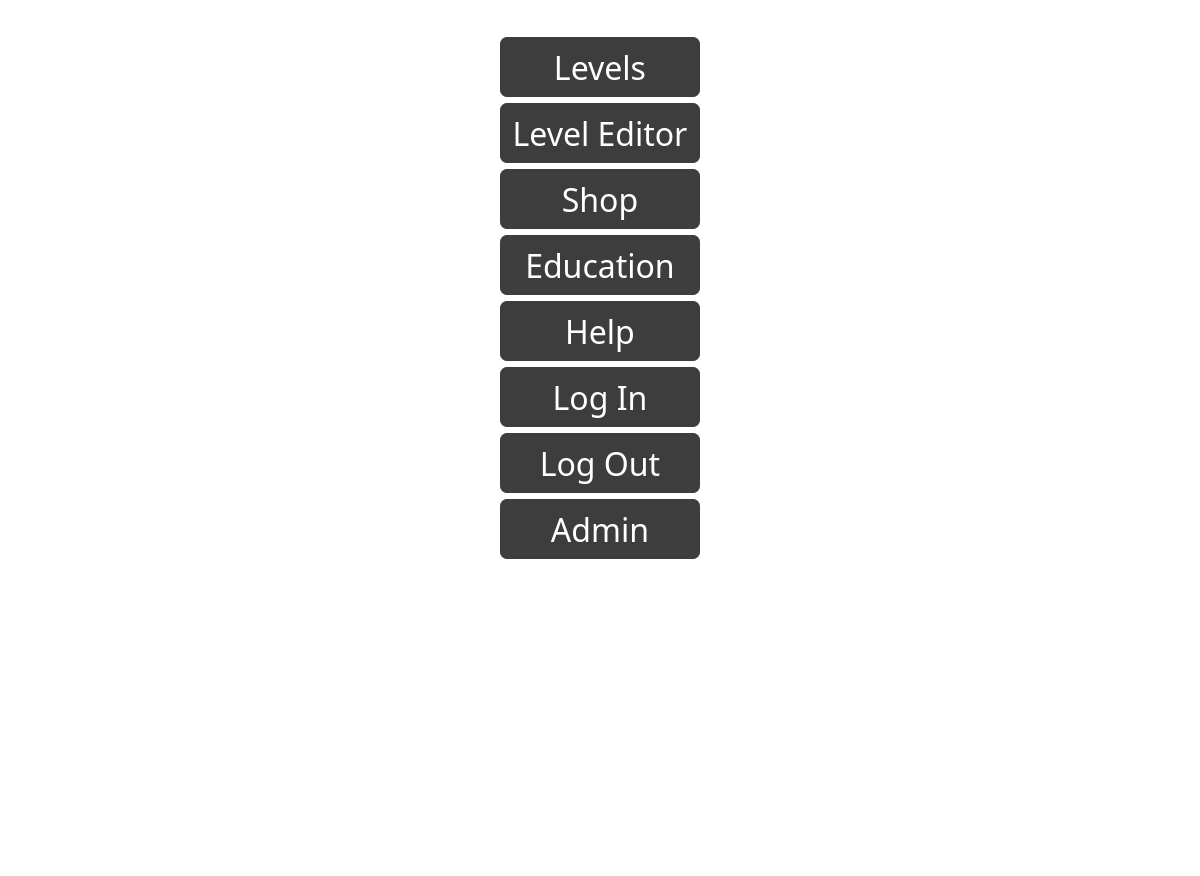
<?xml version="1.0" encoding="UTF-8"?>
<ui version="4.0">
 <class>GameMenuPage</class>
 <widget class="QWidget" name="GameMenuPage">
  <property name="geometry">
   <rect>
    <x>0</x>
    <y>0</y>
    <width>1200</width>
    <height>876</height>
   </rect>
  </property>
  <property name="windowTitle">
   <string>Form</string>
  </property>
  <property name="styleSheet">
   <string notr="true">QWidget{
background-color: white;
}</string>
  </property>
  <layout class="QGridLayout" name="gridLayout_2">
   <item row="0" column="0">
    <layout class="QGridLayout" name="gridLayout">
     <item row="9" column="1">
      <layout class="QHBoxLayout" name="horizontalLayout_5">
       <item>
        <widget class="QPushButton" name="helpButton">
         <property name="minimumSize">
          <size>
           <width>200</width>
           <height>60</height>
          </size>
         </property>
         <property name="maximumSize">
          <size>
           <width>250</width>
           <height>60</height>
          </size>
         </property>
         <property name="font">
          <font>
           <family>Menlo</family>
           <pointsize>24</pointsize>
          </font>
         </property>
         <property name="styleSheet">
          <string notr="true">QPushButton{
border-style:solid;
background-color:#3d3d3d;
color:#fff;
border-radius:7px;
}

QPushButton:hover{
border-style:solid;
border-width: 3px;
border-color:#2DEC6C;
border-radius:7px;
}</string>
         </property>
         <property name="text">
          <string>Help</string>
         </property>
        </widget>
       </item>
      </layout>
     </item>
     <item row="11" column="1">
      <layout class="QHBoxLayout" name="horizontalLayout_6">
       <item>
        <widget class="QPushButton" name="pushButtonLogIn">
         <property name="minimumSize">
          <size>
           <width>200</width>
           <height>60</height>
          </size>
         </property>
         <property name="maximumSize">
          <size>
           <width>250</width>
           <height>60</height>
          </size>
         </property>
         <property name="font">
          <font>
           <family>Menlo</family>
           <pointsize>24</pointsize>
          </font>
         </property>
         <property name="styleSheet">
          <string notr="true">QPushButton{
border-style:solid;
background-color:#3d3d3d;
color:#fff;
border-radius:7px;
}

QPushButton:hover{
border-style:solid;
border-width: 3px;
border-color:#2DEC6C;
border-radius:7px;
}</string>
         </property>
         <property name="text">
          <string>Log In</string>
         </property>
        </widget>
       </item>
      </layout>
     </item>
     <item row="15" column="1">
      <layout class="QHBoxLayout" name="horizontalLayout_10">
       <item>
        <widget class="QPushButton" name="pushButtonAdmin">
         <property name="minimumSize">
          <size>
           <width>200</width>
           <height>60</height>
          </size>
         </property>
         <property name="maximumSize">
          <size>
           <width>250</width>
           <height>60</height>
          </size>
         </property>
         <property name="font">
          <font>
           <family>Menlo</family>
           <pointsize>24</pointsize>
          </font>
         </property>
         <property name="styleSheet">
          <string notr="true">QPushButton{
border-style:solid;
background-color:#3d3d3d;
color:#fff;
border-radius:7px;
font: &quot;Menlo&quot;;
font-size: 16;
}

QPushButton:hover{
border-style:solid;
border-width: 3px;
border-color:#2DEC6C;
border-radius:7px;
}</string>
         </property>
         <property name="text">
          <string>Admin</string>
         </property>
        </widget>
       </item>
      </layout>
     </item>
     <item row="0" column="0">
      <spacer name="horizontalSpacer">
       <property name="orientation">
        <enum>Qt::Horizontal</enum>
       </property>
       <property name="sizeHint" stdset="0">
        <size>
         <width>40</width>
         <height>20</height>
        </size>
       </property>
      </spacer>
     </item>
     <item row="5" column="1">
      <layout class="QHBoxLayout" name="horizontalLayout_3">
       <item>
        <widget class="QPushButton" name="shopButton">
         <property name="minimumSize">
          <size>
           <width>200</width>
           <height>60</height>
          </size>
         </property>
         <property name="maximumSize">
          <size>
           <width>250</width>
           <height>60</height>
          </size>
         </property>
         <property name="font">
          <font>
           <family>Menlo</family>
           <pointsize>24</pointsize>
          </font>
         </property>
         <property name="styleSheet">
          <string notr="true">QPushButton{
border-style:solid;
background-color:#3d3d3d;
color:#fff;
border-radius:7px;
}

QPushButton:hover{
border-style:solid;
border-width: 3px;
border-color:#2DEC6C;
border-radius:7px;
}</string>
         </property>
         <property name="text">
          <string>Shop</string>
         </property>
        </widget>
       </item>
      </layout>
     </item>
     <item row="13" column="1">
      <layout class="QHBoxLayout" name="horizontalLayout_7">
       <item>
        <widget class="QPushButton" name="pushButtonLogOut">
         <property name="minimumSize">
          <size>
           <width>200</width>
           <height>60</height>
          </size>
         </property>
         <property name="maximumSize">
          <size>
           <width>250</width>
           <height>60</height>
          </size>
         </property>
         <property name="font">
          <font>
           <family>Menlo</family>
           <pointsize>24</pointsize>
          </font>
         </property>
         <property name="styleSheet">
          <string notr="true">QPushButton{
border-style:solid;
background-color:#3d3d3d;
color:#fff;
border-radius:7px;
}

QPushButton:hover{
border-style:solid;
border-width: 3px;
border-color:#2DEC6C;
border-radius:7px;
}</string>
         </property>
         <property name="text">
          <string>Log Out</string>
         </property>
        </widget>
       </item>
      </layout>
     </item>
     <item row="7" column="1">
      <layout class="QHBoxLayout" name="horizontalLayout_4">
       <item>
        <widget class="QPushButton" name="educationButton">
         <property name="minimumSize">
          <size>
           <width>200</width>
           <height>60</height>
          </size>
         </property>
         <property name="maximumSize">
          <size>
           <width>250</width>
           <height>60</height>
          </size>
         </property>
         <property name="font">
          <font>
           <family>Menlo</family>
           <pointsize>24</pointsize>
          </font>
         </property>
         <property name="styleSheet">
          <string notr="true">QPushButton{
border-style:solid;
background-color:#3d3d3d;
color:#fff;
border-radius:7px;
}

QPushButton:hover{
border-style:solid;
border-width: 3px;
border-color:#2DEC6C;
border-radius:7px;
}</string>
         </property>
         <property name="text">
          <string>Education</string>
         </property>
        </widget>
       </item>
      </layout>
     </item>
     <item row="1" column="1">
      <layout class="QHBoxLayout" name="horizontalLayout">
       <item>
        <widget class="QPushButton" name="levelsButton">
         <property name="minimumSize">
          <size>
           <width>200</width>
           <height>60</height>
          </size>
         </property>
         <property name="maximumSize">
          <size>
           <width>250</width>
           <height>60</height>
          </size>
         </property>
         <property name="font">
          <font>
           <family>Menlo</family>
           <pointsize>24</pointsize>
          </font>
         </property>
         <property name="styleSheet">
          <string notr="true">QPushButton{
border-style:solid;
background-color:#3d3d3d;
color:#fff;
border-radius:7px;
}

QPushButton:hover{
border-style:solid;
border-width: 3px;
border-color:#2DEC6C;
border-radius:7px;
}</string>
         </property>
         <property name="text">
          <string>Levels</string>
         </property>
        </widget>
       </item>
      </layout>
     </item>
     <item row="3" column="1">
      <layout class="QHBoxLayout" name="horizontalLayout_2">
       <item>
        <widget class="QPushButton" name="levelEditorButton">
         <property name="minimumSize">
          <size>
           <width>200</width>
           <height>60</height>
          </size>
         </property>
         <property name="maximumSize">
          <size>
           <width>250</width>
           <height>60</height>
          </size>
         </property>
         <property name="font">
          <font>
           <family>Menlo</family>
           <pointsize>24</pointsize>
          </font>
         </property>
         <property name="styleSheet">
          <string notr="true">QPushButton{
border-style:solid;
background-color:#3d3d3d;
color:#fff;
border-radius:7px;
}

QPushButton:hover{
border-style:solid;
border-width: 3px;
border-color:#2DEC6C;
border-radius:7px;
}</string>
         </property>
         <property name="text">
          <string>Level Editor</string>
         </property>
        </widget>
       </item>
      </layout>
     </item>
     <item row="0" column="2">
      <spacer name="horizontalSpacer_2">
       <property name="orientation">
        <enum>Qt::Horizontal</enum>
       </property>
       <property name="sizeHint" stdset="0">
        <size>
         <width>40</width>
         <height>20</height>
        </size>
       </property>
      </spacer>
     </item>
     <item row="0" column="1">
      <widget class="QLabel" name="label">
       <property name="text">
        <string/>
       </property>
       <property name="pixmap">
        <pixmap resource="images.qrc">:/Images/explosion_logo_small.png</pixmap>
       </property>
      </widget>
     </item>
    </layout>
   </item>
   <item row="2" column="0">
    <spacer name="verticalSpacer">
     <property name="orientation">
      <enum>Qt::Vertical</enum>
     </property>
     <property name="sizeHint" stdset="0">
      <size>
       <width>20</width>
       <height>40</height>
      </size>
     </property>
    </spacer>
   </item>
  </layout>
  <zorder>verticalSpacer</zorder>
 </widget>
 <resources>
  <include location="images.qrc"/>
 </resources>
 <connections/>
</ui>
